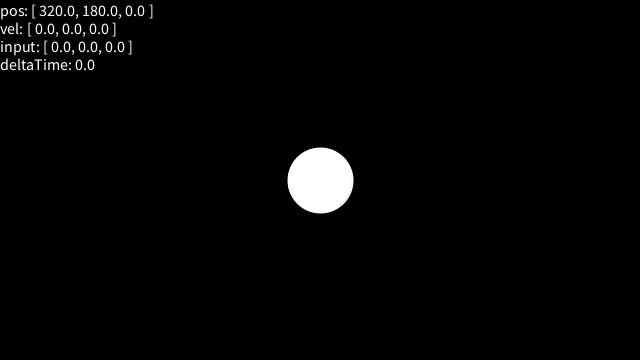
Frame 1 (no input)
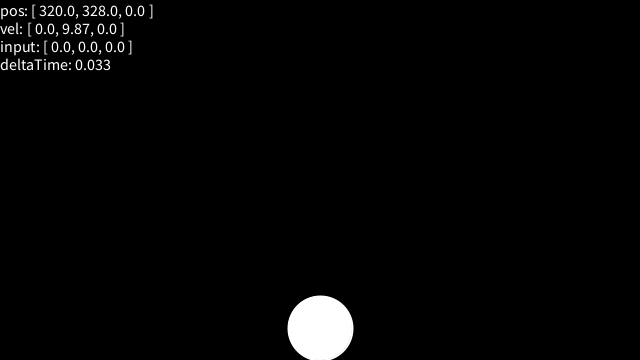
Frame 60 (the mouse pressed at the canvas centre just before this capture)
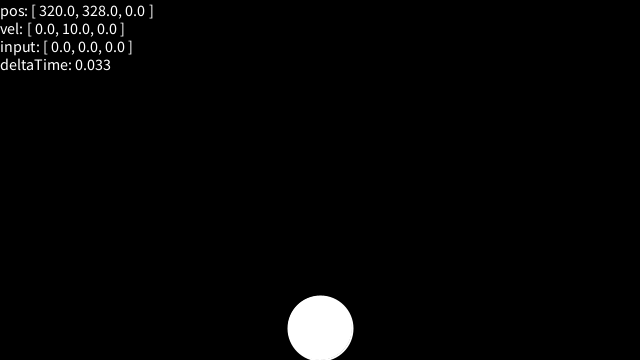
Frame 120 (the mouse held since frame 60 and released just before this capture)

The Processing sketch that drew these frames (run headless with seeded random() and noise(); from frame 60 on, the mouse is pressed at the canvas centre):

// Processing sketch: InputProgram
// ── InputProgram.pde
PVector position;
PVector input;
PVector velocity;

float speed = 30f;
float maxSpeed = 10f;

float radius;
float diameter = 64f;

float deltaTime;

float gravity = 5f;
boolean applyGravity = true;
boolean gravityButtonPressed;

long time;

void setup ()
{
    size (640, 360);

    frameRate (30);

    stroke (255);
    strokeWeight (2);
    textSize (16);

    position = new PVector (320f, 180f);
    input = new PVector (0f, 0f);
    velocity = new PVector (0f, 0f);

    time = millis ();

    radius = diameter * 0.5f;
}

void draw ()
{
    background (0);

    long currentTime = millis ();
    deltaTime = (currentTime - time) * 0.001f;

    time = currentTime;

    CalcVelocity ();

    position.add (velocity);

    CheckBoundaries ();

    ellipse (position.x, position.y, diameter, diameter);

    text ("pos: " + position + "\nvel: " + velocity + "\ninput: " + input + "\ndeltaTime: " + deltaTime, 0f, 16f);
}

void CalcVelocity ()
{
    PVector direction = new PVector ();
    direction.x = (velocity.x < 0f) ? -1f : 1f;
    direction.y = (velocity.y < 0f) ? -1f : 1f;

    if (input.x != 0f)
    {
        velocity.x += input.x * speed * deltaTime;

        if (abs (velocity.x) > maxSpeed)
            velocity.x = direction.x * maxSpeed;
    }
    else
    {
        velocity.x *= 0.7f;

        if (abs (velocity.x) < 0.1f)
            velocity.x = 0f;
    }

    if (applyGravity)
    {
        velocity.y += gravity * deltaTime;
        if (velocity.y >= maxSpeed)
            velocity.y = maxSpeed;
        return;
    }

    if (input.y != 0f)
    {
        velocity.y += input.y * speed * deltaTime;

        if (abs (velocity.y) > maxSpeed)
            velocity.y = direction.y * maxSpeed;
    }
    else
    {
        velocity.y *= 0.7f;

        if (abs (velocity.y) < 0.1f)
            velocity.y = 0f;
    }
}

void CheckBoundaries ()
{
    if (position.x - radius > width)
        position.x = -radius;
    else if (position.x + radius < 0)
        position.x = width + radius;

    if (position.y - radius < 0f)
        position.y = radius;
    else if (position.y + radius > height)
        position.y = height - radius;
}

void keyPressed ()
{
    if (keyCode == LEFT || key == 'a')
        input.x = -1f;
    else if (keyCode == RIGHT || key == 'd')
        input.x = 1f;

    if (keyCode == UP || key == 'w')
        input.y = -1f;
    else if (keyCode == DOWN || key == 's')
        input.y = 1f;

    if (key == 'g' && !gravityButtonPressed)
    {
        applyGravity = !applyGravity;
        gravityButtonPressed = true;
        
        if (applyGravity)
            velocity.y = 0f;
    }
}

void keyReleased ()
{
    if (keyCode == LEFT || key == 'a' || keyCode == RIGHT || key == 'd')
        input.x = 0f;
    
    if (keyCode == UP || key == 'w' || keyCode == DOWN || key == 's')
        input.y = 0f;

    if (key == 'g')
        gravityButtonPressed = false;
}
